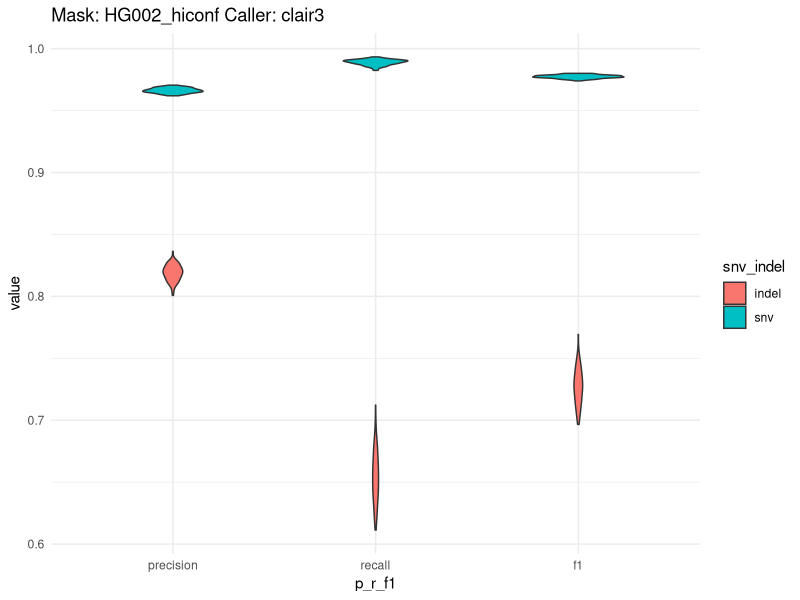
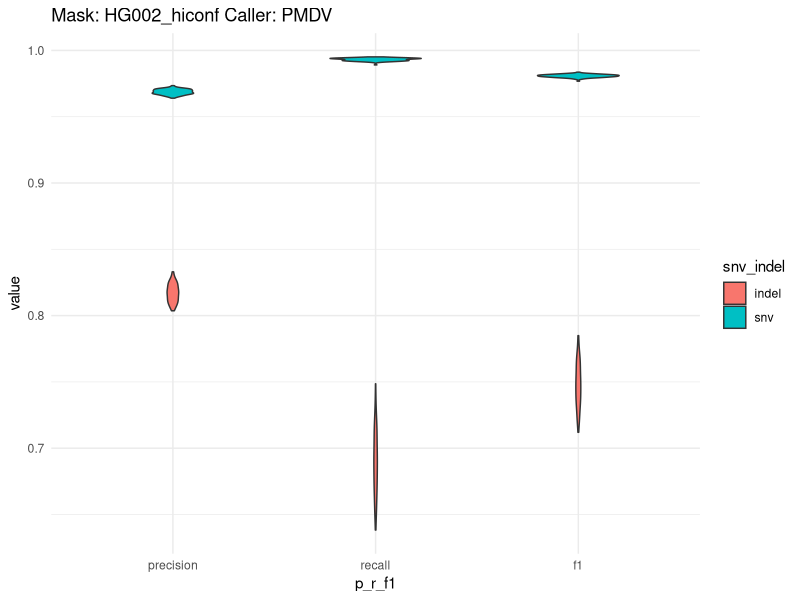
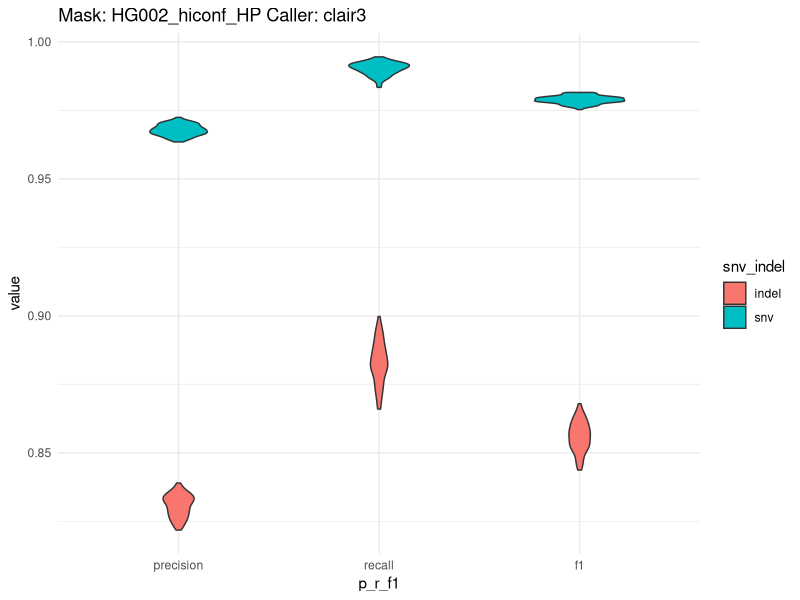
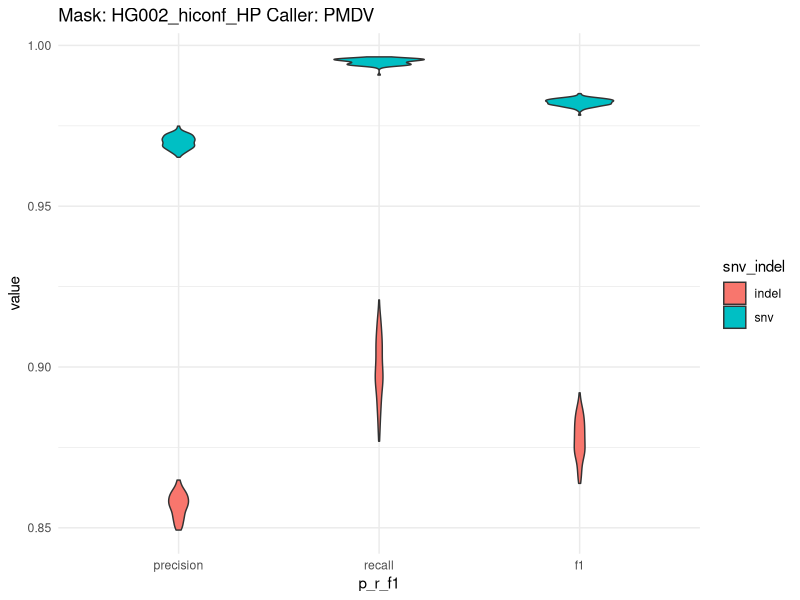
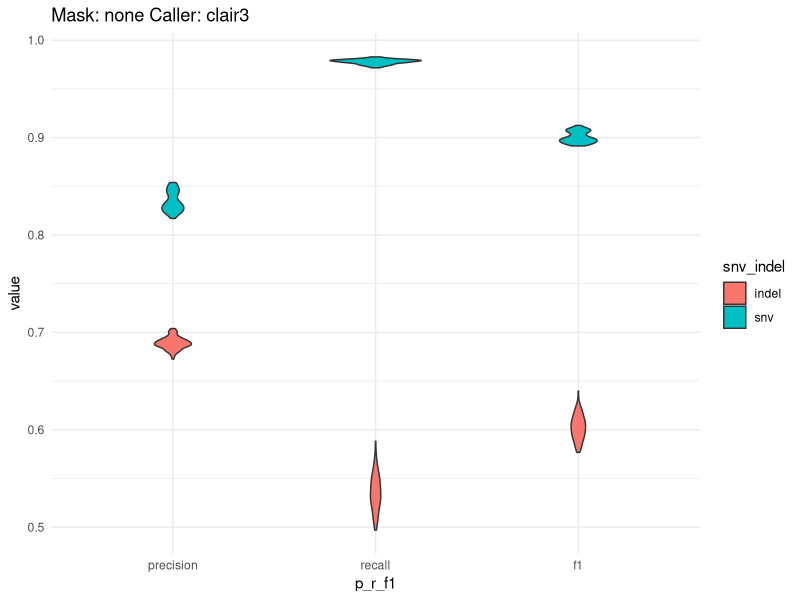
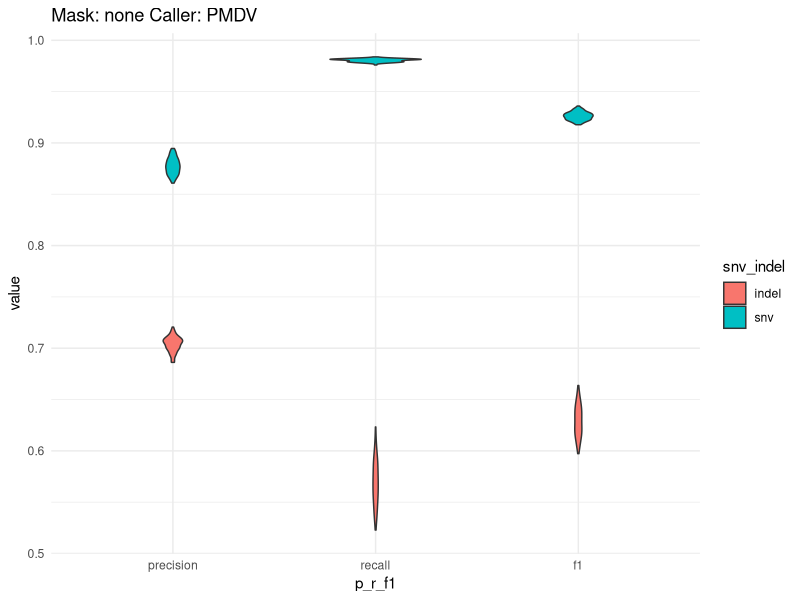

Write R code to recreate these figures, in order.
## ---- chunk 1
library(ggplot2)
library(rlang)
library(dplyr)
## ---- chunk 2
Figure_S2_data.txt <- read.delim("Figure_S2_data.txt")
## ---- chunk 3
CALLER <- c("clair3", "PMDV")
MASK <- c("HG002_hiconf", "HG002_hiconf_HP", "none")

for (mask in MASK) {
  for (caller in CALLER) {
    subset_data <- Figure_S2_data.txt %>%
      filter(mask == !!mask, query == !!caller)
    
    Figure_S2 <- ggplot(subset_data, aes(x = p_r_f1, y = value, fill = snv_indel)) +
      xlim(c("precision", "recall", "f1")) +
      geom_violin(position = position_dodge(0)) +
      ggtitle(paste("Mask:", mask, "Caller:", caller)) +
      theme_minimal()
    
print(Figure_S2)
    
  }
}

